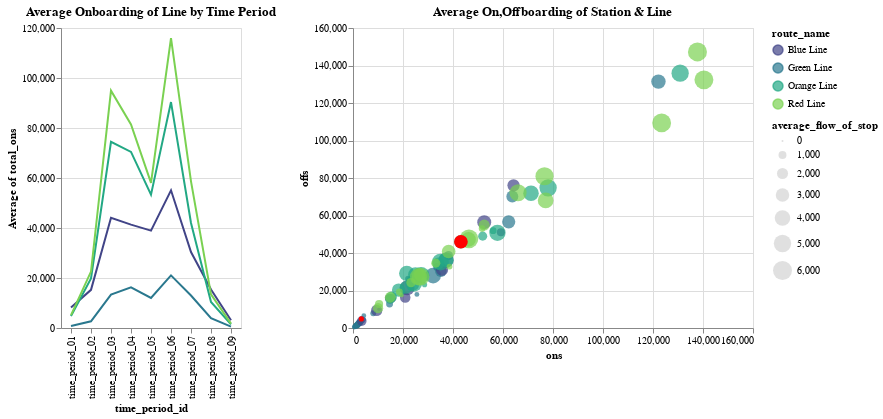

The notebook cell saved with this chart:
### Code cell
brush = alt.selection(type="single", fields=['route_name'])

line_chart = alt.Chart(fall_2019, title="Average Onboarding of Line by Time Period").mark_line().encode(
    x='time_period_id:O',
    color=alt.condition(brush, alt.Color('route_name',  type='nominal', scale=alt.Scale(scheme='viridis')), alt.value('lightgray')),
    y='average(total_ons)'
).add_selection(brush)
scatter_chart = alt.Chart(fall_2019, title="Average On,Offboarding of Station & Line").mark_circle().encode(
    x='ons:Q',
    color=alt.condition(brush, alt.Color('route_name', type='nominal', scale=alt.Scale(scheme='viridis')), alt.value('lightgray')),
    y='offs:Q',
    tooltip=['route_name','stop_name'],
    size='average_flow_of_stop:Q'
).transform_aggregate(
    offs='mean(total_offs)',
    ons='mean(total_ons)',
    average_flow_of_stop = 'average(average_flow)',
    groupby=['stop_name','route_name']
).add_selection(brush)

ruggles = alt.Chart(fall_2019).mark_circle(opacity=1.0).encode(
    x='ons:Q',
    color=alt.value("red"),
    y='offs:Q',
    tooltip=['route_name','stop_name'],
    size='average_flow_of_stop:Q'
).transform_filter(
    alt.FieldOneOfPredicate(field='stop_name', oneOf=['Ruggles','Northeastern University'])
).transform_aggregate(
    offs='mean(total_offs)',
    ons='mean(total_ons)',
    average_flow_of_stop = 'average(average_flow)',
    groupby=['stop_name','route_name']
)

line_chart | (scatter_chart + ruggles)

### Figure 1 — Vega-Lite specification as saved in the notebook (floating-point values rounded to 4 significant figures; data arrays with more than 128 entries replaced by an {"elided": "..."} marker saying what was removed)
{"config": {"view": {"continuousWidth": 400, "continuousHeight": 300}}, "hconcat": [{"mark": "line", "encoding": {"color": {"condition": {"field": "route_name", "scale": {"scheme": "viridis"}, "type": "nominal", "selection": "selector114"}, "value": "lightgray"}, "x": {"field": "time_period_id", "type": "ordinal"}, "y": {"aggregate": "average", "field": "total_ons", "type": "quantitative"}}, "selection": {"selector114": {"type": "single", "fields": ["route_name"]}}, "title": "Average Onboarding of Line by Time Period"}, {"layer": [{"mark": "circle", "encoding": {"color": {"condition": {"field": "route_name", "scale": {"scheme": "viridis"}, "type": "nominal", "selection": "selector114"}, "value": "lightgray"}, "size": {"field": "average_flow_of_stop", "type": "quantitative"}, "tooltip": [{"field": "route_name", "type": "nominal"}, {"field": "stop_name", "type": "nominal"}], "x": {"field": "ons", "type": "quantitative"}, "y": {"field": "offs", "type": "quantitative"}}, "selection": {"selector114": {"type": "single", "fields": ["route_name"]}}, "title": "Average On,Offboarding of Station & Line", "transform": [{"aggregate": [{"op": "mean", "field": "total_offs", "as": "offs"}, {"op": "mean", "field": "total_ons", "as": "ons"}, {"op": "average", "field": "average_flow", "as": "average_flow_of_stop"}], "groupby": ["stop_name", "route_name"]}]}, {"mark": {"type": "circle", "opacity": 1.0}, "encoding": {"color": {"value": "red"}, "size": {"field": "average_flow_of_stop", "type": "quantitative"}, "tooltip": [{"field": "route_name", "type": "nominal"}, {"field": "stop_name", "type": "nominal"}], "x": {"field": "ons", "type": "quantitative"}, "y": {"field": "offs", "type": "quantitative"}}, "transform": [{"filter": {"field": "stop_name", "oneOf": ["Ruggles", "Northeastern University"]}}, {"aggregate": [{"op": "mean", "field": "total_offs", "as": "offs"}, {"op": "mean", "field": "total_ons", "as": "ons"}, {"op": "average", "field": "average_flow", "as": "average_flow_of_stop"}], "groupby": ["stop_name", "route_name"]}]}]}], "data": {"name": "data-908a82d7eb058f853f59221f1b6ed71e"}, "$schema": "https://vega.github.io/schema/vega-lite/v4.17.0.json", "datasets": {"data-908a82d7eb058f853f59221f1b6ed71e": {"elided": "2160 records"}}}
